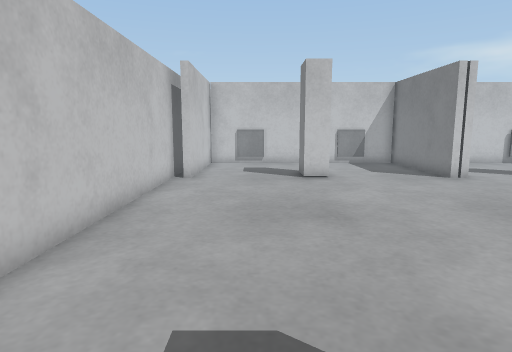
[1] (above)

17 first-person views from a walk through a world built for the Webots simulator. The camera is 0.19 m above the floor, tilts 8° down and sees 75° across. The floor is counted in squares, 0.1 m on a side. Each view is taken from the middle of a square. On the plan, view 1 faces up. The plan holds only what a view shows up to about 17 squares ahead; the rest is blank. The robots in the file are not drawn.

[2]
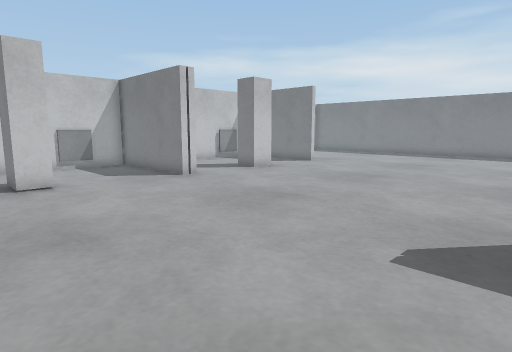

[3]
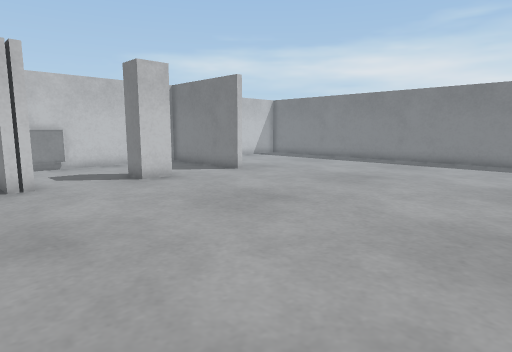

[4]
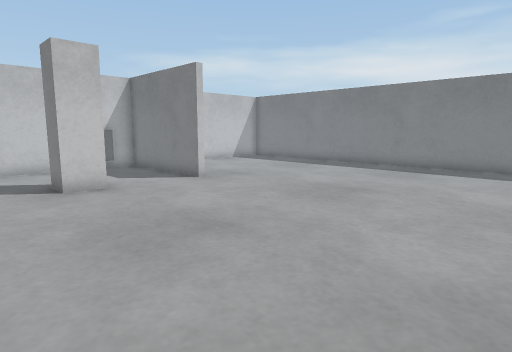

[5]
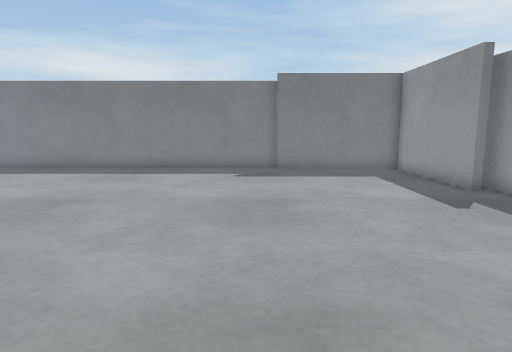

[6]
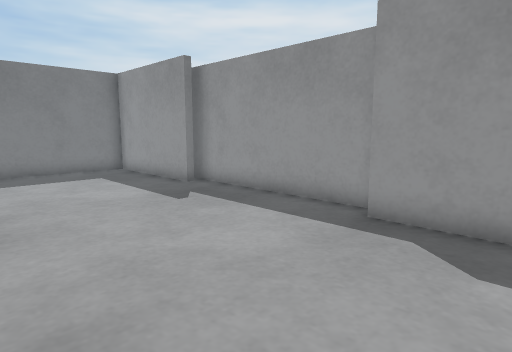

[7]
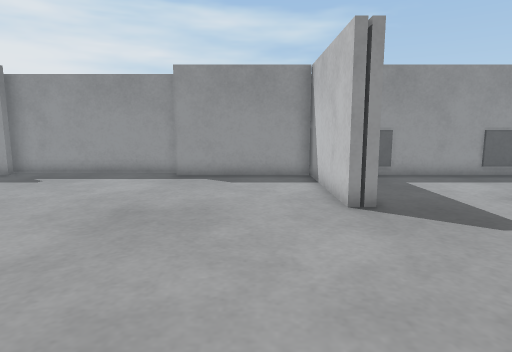

[8]
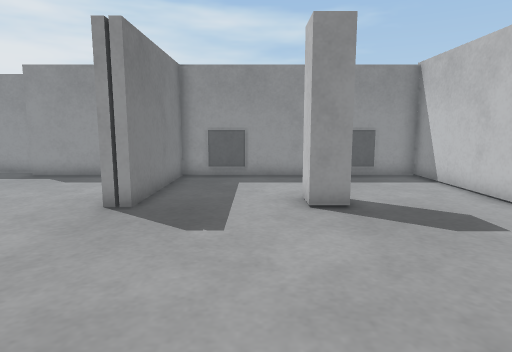

[9]
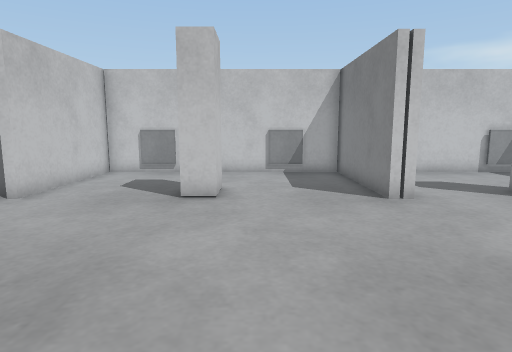

[10]
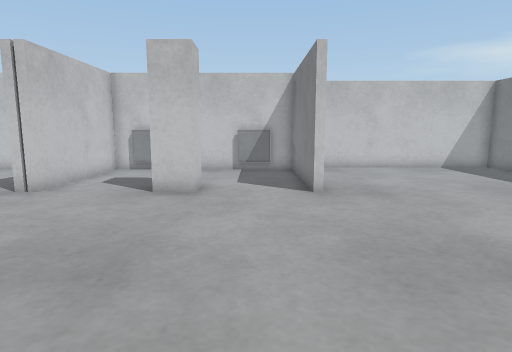

[11]
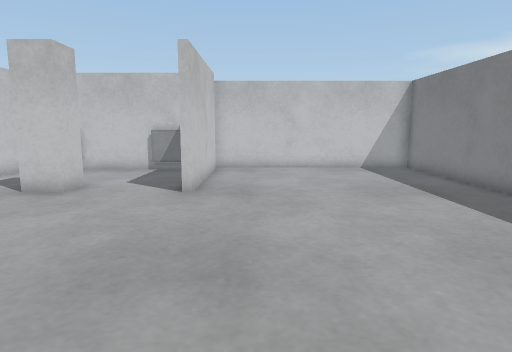

[12]
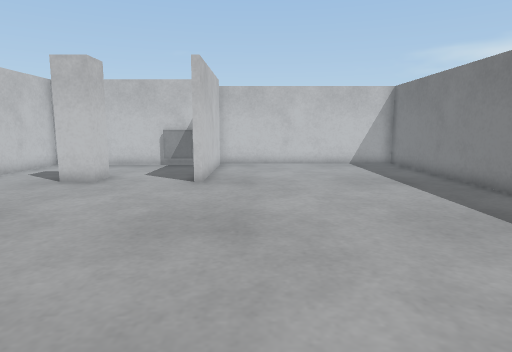

[13]
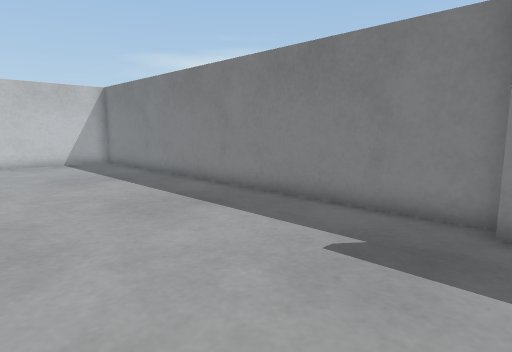

[14]
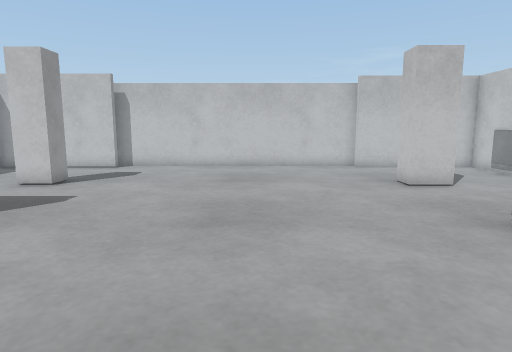

[15]
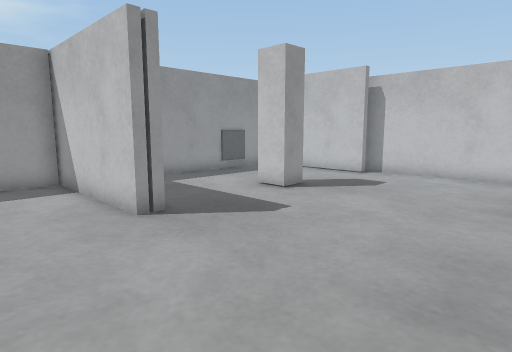

[16]
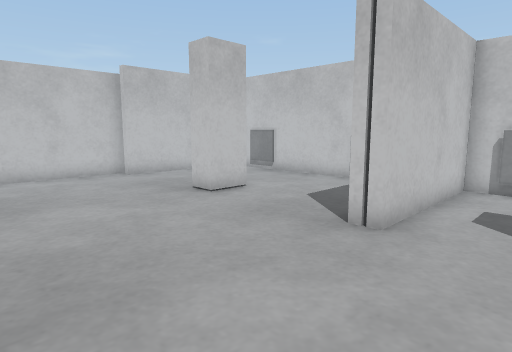

[17]
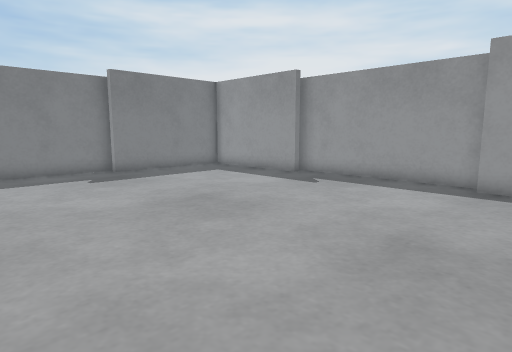

### Floor plan
Points are (right, up) in squares from view 1. A wall is a line through its corners. A room is listed if a view was taken in it or the views show most of it. See-through windows are left out.
Room 1 (views 1, 2, 3, 4, 5, 6, 7, 8, 9, 10, 11, 12, 13, 14, 15, 16, 17)
walls: (8.1, 12.9) (8.1, 13.6); (13.2, 14.2) (13.2, 13) (11.9, 13) (11.9, 14.2); (7.3, 1.1) (7.3, 0.6); (16.8, 12.9) (16.8, 18.7) (8.4, 18.7) (8.4, 13) (7.7, 13) (7.7, 19); (2.9, 14.8) (2.9, 13) (1.9, 13) (1.9, 14.8); (1.6, 1) (2.7, 1) (2.7, -0.2); (7.6, 18.7) (-2.6, 18.7) (-2.6, 12.9); (13.4, -5.5) (21, -5.5); (17.1, 19) (17.1, 13); (20.3, -4.8) (25.8, -4.8) (25.8, 1) (26.2, 1); (-2.6, 1.1) (-2.6, -4.8) (7, -4.8) (7, 1) (7.7, 1) (7.7, -4.8) (13.4, -4.8); (26.5, 0.8) (26.5, 19.5) (17, 19.5); (-3.3, 15.1) (-3.3, 0.8)
objects: marker (0, -5); marker (0, 19); marker (5, -5); marker (5, 19); marker (10, 19); marker (15, 19)

Where each view was taken, in squares from view 1:
view 1: 0 up, 0 right, facing up
view 2: 1 up, 0 right, facing up-right
view 3: 1 up, 6 right, facing up-right
view 4: 2 up, 9 right, facing up-right
view 5: 2 up, 10 right, facing right
view 6: 2 up, 10 right, facing down-right
view 7: 9 up, 10 right, facing down
view 8: 9 up, 4 right, facing down
view 9: 4 up, 4 right, facing up
view 10: 3 up, 15 right, facing up
view 11: 3 up, 19 right, facing up
view 12: 1 up, 19 right, facing up
view 13: 0 up, 19 right, facing up-right
view 14: 8 up, 14 right, facing left
view 15: 8 up, 11 right, facing down-left
view 16: 7 up, 11 right, facing up-left
view 17: 7 up, 11 right, facing down-right
